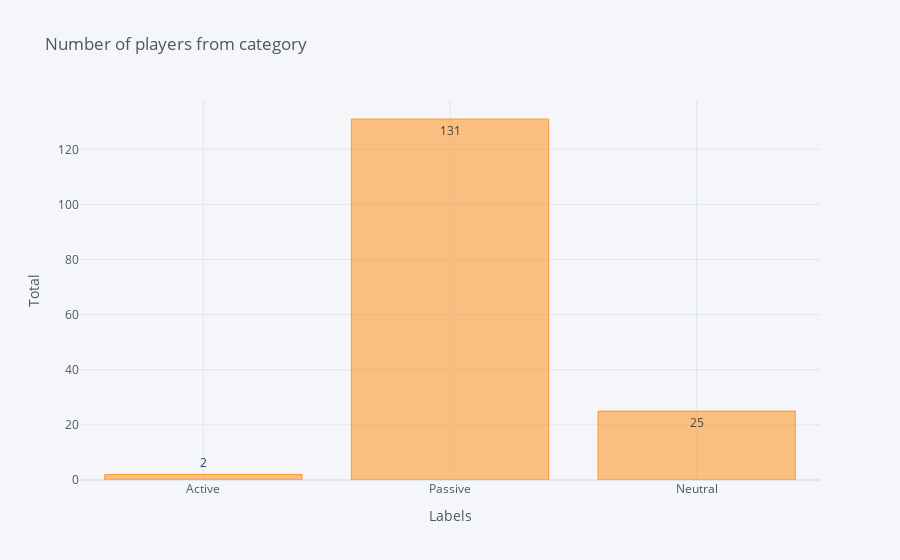

The code cell stored with this chart in its notebook:
### Markdown cell above
Trực quan số lượng cầu thủ ở vị trí tiền đạo đã phân loại cầu thủ trên biểu đố cột:

### Code cell
df_fw_category = pd.DataFrame([active.shape[0], passive.shape[0], neutral.shape[0]], 
                            columns=['count'], index=['Active', 'Passive', 'Neutral'])

df_fw_category.iplot(kind='bar', y='count',title='Number of players from category'
                   ,xTitle='Labels',yTitle='Total', text='count', textposition='auto')

### Figure 1 — Plotly figure (JSON) as saved in the notebook; plotly's stock layout.template omitted (floating-point values rounded to 4 significant figures)
{"data": [{"marker": {"color": "rgba(255, 153, 51, 0.6)", "line": {"color": "rgba(255, 153, 51, 1.0)", "width": 1}}, "name": "count", "orientation": "v", "text": [2, 131, 25], "type": "bar", "x": ["Active", "Passive", "Neutral"], "y": [2, 131, 25]}], "layout": {"legend": {"bgcolor": "#F5F6F9", "font": {"color": "#4D5663"}}, "paper_bgcolor": "#F5F6F9", "plot_bgcolor": "#F5F6F9", "title": {"font": {"color": "#4D5663"}, "text": "Number of players from category"}, "xaxis": {"gridcolor": "#E1E5ED", "showgrid": true, "tickfont": {"color": "#4D5663"}, "title": {"font": {"color": "#4D5663"}, "text": "Labels"}, "zerolinecolor": "#E1E5ED"}, "yaxis": {"gridcolor": "#E1E5ED", "showgrid": true, "tickfont": {"color": "#4D5663"}, "title": {"font": {"color": "#4D5663"}, "text": "Total"}, "zerolinecolor": "#E1E5ED"}}}
